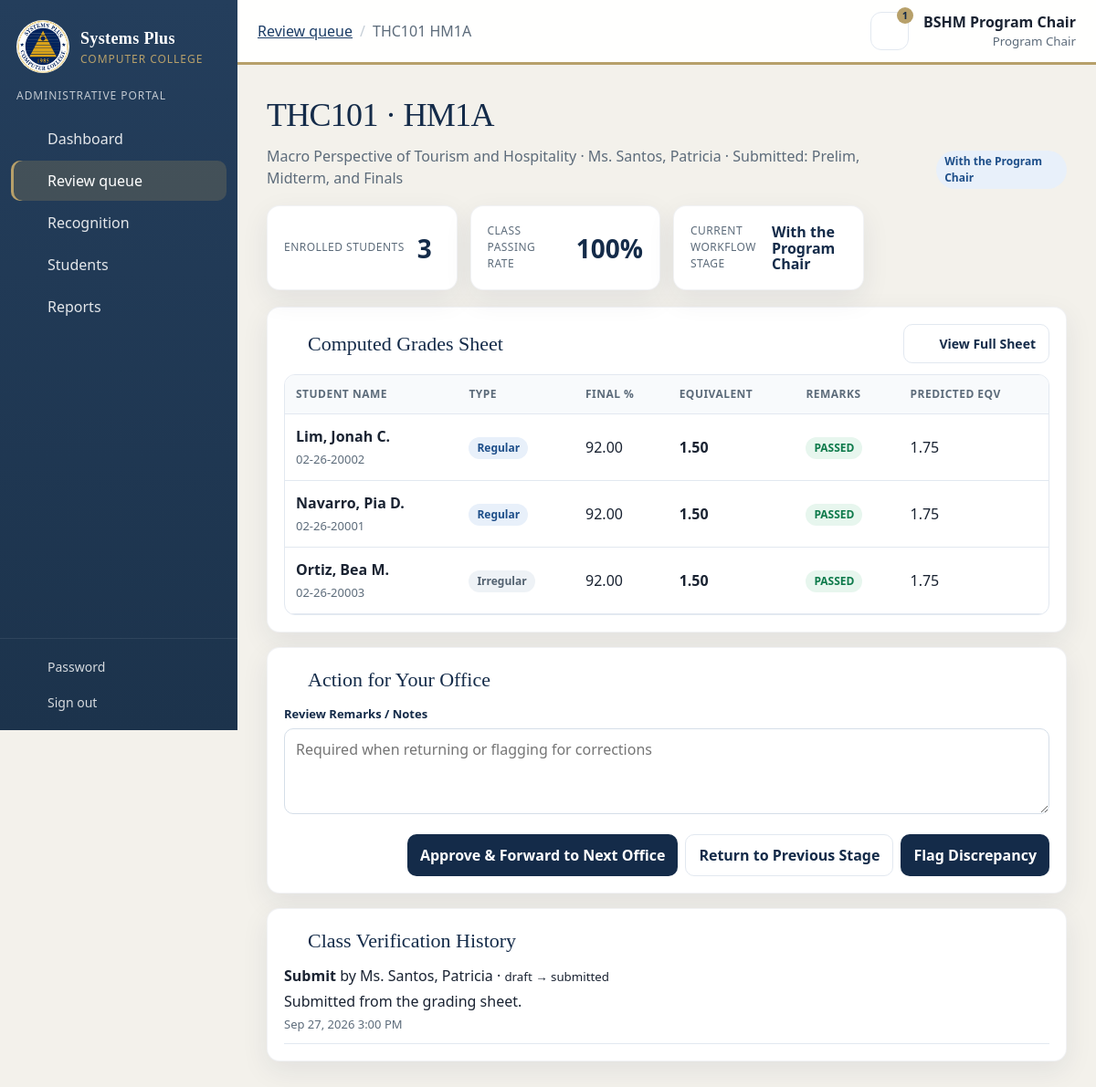
Screenshot of /admin/review.php?id=3 (signed in) with the database file from the repository.
### tables this page shows
CREATE TABLE users (
    id INT UNSIGNED NOT NULL AUTO_INCREMENT,
    username VARCHAR(60) NOT NULL,
    password_hash VARCHAR(255) NOT NULL,
    full_name VARCHAR(150) NOT NULL,
    title VARCHAR(20) NOT NULL DEFAULT '',
    email VARCHAR(150) DEFAULT NULL,
    is_active TINYINT(1) NOT NULL DEFAULT 1,
    must_change_password TINYINT(1) NOT NULL DEFAULT 1,
    last_login_at DATETIME DEFAULT NULL,
    created_at TIMESTAMP NOT NULL DEFAULT CURRENT_TIMESTAMP,
    PRIMARY KEY (id),
    UNIQUE KEY uniq_users_username (username)
);

CREATE TABLE professor_assignments (
    id INT UNSIGNED NOT NULL AUTO_INCREMENT,
    professor_id INT UNSIGNED NOT NULL,
    subject_id INT UNSIGNED NOT NULL,
    section_id INT UNSIGNED NOT NULL,
    semester_id INT UNSIGNED NOT NULL,
    created_at TIMESTAMP NOT NULL DEFAULT CURRENT_TIMESTAMP,
    PRIMARY KEY (id),
    UNIQUE KEY uniq_assignment (subject_id, section_id, semester_id),
    CONSTRAINT fk_assign_professor FOREIGN KEY (professor_id) REFERENCES professors (id),
    CONSTRAINT fk_assign_subject FOREIGN KEY (subject_id) REFERENCES subjects (id),
    CONSTRAINT fk_assign_section FOREIGN KEY (section_id) REFERENCES sections (id),
    CONSTRAINT fk_assign_semester FOREIGN KEY (semester_id) REFERENCES semesters (id)
);

CREATE TABLE subjects (
    id INT UNSIGNED NOT NULL AUTO_INCREMENT,
    program_id INT UNSIGNED NOT NULL,
    code VARCHAR(20) NOT NULL,
    name VARCHAR(150) NOT NULL,
    year_level VARCHAR(20) NOT NULL,
    PRIMARY KEY (id),
    UNIQUE KEY uniq_subject (program_id, code),
    CONSTRAINT fk_subjects_program FOREIGN KEY (program_id) REFERENCES programs (id)
);

CREATE TABLE sections (
    id INT UNSIGNED NOT NULL AUTO_INCREMENT,
    program_id INT UNSIGNED NOT NULL,
    academic_year_id INT UNSIGNED NOT NULL,
    semester_id INT UNSIGNED NOT NULL,
    year_level VARCHAR(20) NOT NULL,
    name VARCHAR(20) NOT NULL,
    PRIMARY KEY (id),
    UNIQUE KEY uniq_section (program_id, semester_id, year_level, name),
    CONSTRAINT fk_sections_program FOREIGN KEY (program_id) REFERENCES programs (id),
    CONSTRAINT fk_sections_year FOREIGN KEY (academic_year_id) REFERENCES academic_years (id),
    CONSTRAINT fk_sections_semester FOREIGN KEY (semester_id) REFERENCES semesters (id)
);

CREATE TABLE grade_submissions (
    id INT UNSIGNED NOT NULL AUTO_INCREMENT,
    assignment_id INT UNSIGNED NOT NULL,
    status ENUM('draft','submitted','returned','chair_verified','oic_approved','osa_endorsed','registrar_finalized') NOT NULL DEFAULT 'draft',
    submitted_periods VARCHAR(64) NOT NULL DEFAULT '',
    submitted_at DATETIME DEFAULT NULL,
    locked TINYINT(1) NOT NULL DEFAULT 0,
    version INT NOT NULL DEFAULT 1,
    return_note TEXT DEFAULT NULL,
    flag_note TEXT DEFAULT NULL,
    updated_at TIMESTAMP NOT NULL DEFAULT CURRENT_TIMESTAMP ON UPDATE CURRENT_TIMESTAMP,
    PRIMARY KEY (id),
    UNIQUE KEY uniq_submission_assignment (assignment_id),
    CONSTRAINT fk_submission_assignment FOREIGN KEY (assignment_id) REFERENCES professor_assignments (id)
);

CREATE TABLE enrollments (
    id INT UNSIGNED NOT NULL AUTO_INCREMENT,
    assignment_id INT UNSIGNED NOT NULL,
    student_id INT UNSIGNED NOT NULL,
    PRIMARY KEY (id),
    UNIQUE KEY uniq_enrollment (assignment_id, student_id),
    CONSTRAINT fk_enroll_assignment FOREIGN KEY (assignment_id) REFERENCES professor_assignments (id),
    CONSTRAINT fk_enroll_student FOREIGN KEY (student_id) REFERENCES students (id)
);

CREATE TABLE students (
    id INT UNSIGNED NOT NULL AUTO_INCREMENT,
    student_number VARCHAR(20) NOT NULL,
    full_name VARCHAR(150) NOT NULL,
    student_type ENUM('Regular','Irregular') NOT NULL DEFAULT 'Regular',
    program_id INT UNSIGNED NOT NULL,
    year_level VARCHAR(20) NOT NULL,
    section_id INT UNSIGNED DEFAULT NULL,
    adviser_id INT UNSIGNED DEFAULT NULL,
    is_demo TINYINT(1) NOT NULL DEFAULT 0,
    created_at TIMESTAMP NOT NULL DEFAULT CURRENT_TIMESTAMP,
    PRIMARY KEY (id),
    UNIQUE KEY uniq_student_number (student_number),
    KEY idx_students_program (program_id),
    KEY idx_students_adviser (adviser_id),
    CONSTRAINT fk_students_program FOREIGN KEY (program_id) REFERENCES programs (id),
    CONSTRAINT fk_students_section FOREIGN KEY (section_id) REFERENCES sections (id),
    CONSTRAINT fk_students_adviser FOREIGN KEY (adviser_id) REFERENCES professors (id)
);

CREATE TABLE submission_reviews (
    id INT UNSIGNED NOT NULL AUTO_INCREMENT,
    submission_id INT UNSIGNED NOT NULL,
    reviewer_id INT UNSIGNED NOT NULL,
    action VARCHAR(20) NOT NULL,
    from_status VARCHAR(40) NOT NULL,
    to_status VARCHAR(40) NOT NULL,
    remarks TEXT,
    created_at TIMESTAMP NOT NULL DEFAULT CURRENT_TIMESTAMP,
    PRIMARY KEY (id),
    KEY idx_reviews_submission (submission_id),
    CONSTRAINT fk_reviews_submission FOREIGN KEY (submission_id) REFERENCES grade_submissions (id),
    CONSTRAINT fk_reviews_user FOREIGN KEY (reviewer_id) REFERENCES users (id)
);

### admin/review.php (the view, shortened to what the rows shown need)
<?php
require_once __DIR__ . '/../includes/bootstrap.php';
require_once __DIR__ . '/../includes/auth.php';
require_once __DIR__ . '/../includes/gradebook.php';
require_once __DIR__ . '/../includes/workflow.php';
require_once __DIR__ . '/../includes/layout.php';
$user = require_portal('admin');
$id = (int) ($_GET['id'] ?? $_POST['id'] ?? 0);
$submission = db()->prepare('SELECT * FROM grade_submissions WHERE id = ?');
$submission->execute([$id]);
$submission = $submission->fetch();
$assignment = fetch_assignment((int) $submission['assignment_id']);
$isOicOrOsa = in_array('college_oic', $user['roles'], true) || in_array('osa', $user['roles'], true);
$book = build_gradebook((int) $assignment['id']);
$history = db()->prepare(
    'SELECT r.*, u.full_name, u.title FROM submission_reviews r LEFT JOIN users u ON u.id = r.reviewer_id WHERE r.submission_id = ? ORDER BY r.id ASC'
);
$history->execute([$id]);
$history = $history->fetchAll();
$canAct = $isOicOrOsa ? false : user_can_review($user, $assignment, $submission['status']);
layout_start('Review ' . $assignment['subject_code'], 'queue', [
    ['label' => 'Review queue', 'href' => 'admin/queue.php'],
    ['label' => $assignment['subject_code'] . ' ' . $assignment['section_name']],
]);
?>
<div class="page-head">
    <div>
        <h1><?= h($assignment['subject_code']) ?> · <?= h($assignment['section_name']) ?></h1>
        <p class="lede"><?= h($assignment['subject_name']) ?> · <?= h(trim(($assignment['professor_title'] ?? '') . ' ' . $assignment['professor_name'])) ?><?php $sentPeriods = submitted_period_keys($assignment); if ($sentPeriods !== []): ?> · Submitted: <?= h(period_list_label($sentPeriods)) ?><?php endif; ?></p>
    </div>
        <?= badge(submission_label($submission['status']), $submission['status']) ?>
</div>
<section class="kpis">
    <article class="kpi">
        <span>Current Workflow Stage</span>
        <strong style="font-size:16px;"><?= h(submission_label($submission['status'])) ?></strong>
    </article>
</section>
<section class="card">
    <div class="card-head">
        <h2><?= icon('sheet') ?> Computed Grades Sheet</h2>
    </div>
    <div class="table-wrap">
        <table>
            <thead>
                <tr>
                    <th>Student Name</th>
                    <th>Type</th>
                    <th>Final %</th>
                    <th>Equivalent</th>
                    <th>Remarks</th>
                    <th>Predicted Eqv</th>
                </tr>
            </thead>
            <tbody>
            <?php foreach ($book['students'] as $student): ?>
                <tr>
                    <td>
                        <strong><?= h($student['full_name']) ?></strong>
                        <br><span class="mono hint"><?= h($student['student_number']) ?></span>
                    </td>
                    <td><?= badge((string) $student['student_type'], (string) $student['student_type']) ?></td>
                    <td><?= fmt_pct($student['final_percent']) ?></td>
                    <td><strong><?= fmt_eqv($student['final_equivalent']) ?></strong></td>
                    <td><?= badge((string) $student['remarks'], (string) $student['remarks']) ?></td>
                    <td><?= fmt_eqv($student['predicted_equivalent']) ?></td>
                </tr>
            <?php endforeach; ?>
            </tbody>
        </table>
    </div>
</section>
<?php if ($canAct): ?>
<section class="card">
    <h2><?= icon('queue') ?> Action for Your Office</h2>
</section>
<?php endif; ?>
<section class="card">
    <h2><?= icon('audit') ?> Class Verification History</h2>
    <?php if ($history === []): ?>
        <p class="empty">No review notes recorded yet.</p>
    <?php else: ?>
        <ul class="timeline">
            <?php foreach ($history as $item): ?>
                <li>
                    <strong><?= h(ucfirst((string) $item['action'])) ?></strong> by
                    <?= h(!empty($item['full_name']) ? trim((string)($item['title'] ?? '') . ' ' . (string)$item['full_name']) : 'System') ?>
                    · <small><?= h((string) $item['from_status']) ?> → <?= h((string) $item['to_status']) ?></small>
                    <?php if (!empty($item['remarks'])): ?>
                        <div style="margin-top:4px;"><?= h((string) $item['remarks']) ?></div>
                    <?php endif; ?>
                    <small class="hint"><?= fmt_when($item['created_at']) ?></small>
                </li>
            <?php endforeach; ?>
        </ul>
    <?php endif; ?>
</section>
<?php layout_end(); ?>

### includes/layout.php (shortened to what the rows shown need)
<?php
function icon(string $name): string
{
    $body = $paths[$name] ?? $paths['record'];
    return '<svg class="ico" viewBox="0 0 24 24" fill="none" stroke="currentColor" stroke-width="1.75" stroke-linecap="round" stroke-linejoin="round" aria-hidden="true">' . $body . '</svg>';
}
function nav_items(array $user): array
{
    $items = [
        ['id' => 'dash', 'href' => 'admin/dashboard.php', 'icon' => 'dashboard', 'label' => 'Dashboard'],
    ];
    if (can($user, 'queue')) {
        $items[] = ['id' => 'queue', 'href' => 'admin/queue.php', 'icon' => 'queue', 'label' => 'Review queue'];
    }
    if (can($user, 'recognition')) {
        $items[] = ['id' => 'recognition', 'href' => 'admin/recognition.php', 'icon' => 'final', 'label' => 'Recognition'];
    }
    if (can($user, 'students_read')) {
        $items[] = ['id' => 'students', 'href' => 'admin/students.php', 'icon' => 'students', 'label' => 'Students'];
    }
    if (can($user, 'reports')) {
        $items[] = ['id' => 'reports', 'href' => 'admin/reports.php', 'icon' => 'reports', 'label' => 'Reports'];
    }
    return $items;
}
function layout_start(string $title, string $active, array $crumbs = [], string $bodyClass = '', array $side = []): void
{
    $user = current_user();
    ?>
<!DOCTYPE html>
<html lang="en">
<head>
    <link rel="stylesheet" href="<?= h(asset_url('assets/css/app.css')) ?>">
</head>
<body class="<?= h($bodyClass) ?>">
<div class="shell">
            <?php foreach (nav_items($user) as $item): ?>
                <a class="<?= $item['id'] === $active ? 'is-active' : '' ?>" href="<?= h(url($item['href'])) ?>"><?= icon($item['icon']) ?><span><?= h($item['label']) ?></span></a>
            <?php endforeach; ?>
    <div class="workspace">
        <header class="topbar">
            <div class="top-actions">
                <div class="who">
                    <strong><?= h(display_name($user)) ?></strong>
                    <small><?= h($user['role_label']) ?></small>
                </div>
            </div>
        </header>
        <main id="content" class="content">
    <?php
}
function layout_end(string $extraJs = ''): void
{
    ?>
        </main>
    </div>
</div>
<?php
    $viewer = function_exists('current_user') ? current_user() : null;
    if ($viewer && ($viewer['portal'] ?? '') === 'professor') {
        require_once __DIR__ . '/gradebook.php';
        $offlinePages = offline_gradebook_urls((int) $viewer['id']);
    } elseif ($viewer && ($viewer['portal'] ?? '') === 'admin') {
        require_once __DIR__ . '/gradebook.php';
    } else {
        $offlinePages = [];
    }
    ?>
</body>
</html>
    <?php
}

### includes/bootstrap.php (shortened to what the rows shown need)
<?php
require_once __DIR__ . '/../config/database.php';
require_once __DIR__ . '/grades.php';
function h(?string $value): string
{
    return htmlspecialchars($value ?? '', ENT_QUOTES, 'UTF-8');
}
function url(string $path = '', array $query = []): string
{
    $fragment = '';
    $hash = strpos($path, '#');
    $qpos = strpos($path, '?');
    $base = rtrim(APP_BASE_PATH, '/');
    $path = ltrim($path, '/');
    $full = $path === '' ? $base : ($base === '' ? '/' . $path : $base . '/' . $path);
    if ($full === '') {
        $full = '/';
    }
    $parts = explode('/', $full);
    $encoded = implode('/', array_map(static fn (string $part): string => rawurlencode($part), $parts));
    if ($query !== []) {
        $encoded .= '?' . http_build_query($query);
    }
    return $encoded;
}
    ?>
    <?php
function asset_url(string $path): string
{
    $relative = ltrim($path, '/');
    $file = dirname(__DIR__) . DIRECTORY_SEPARATOR . str_replace('/', DIRECTORY_SEPARATOR, $relative);
    $query = is_file($file) ? ['v' => (string) filemtime($file)] : [];
    return url($relative, $query);
}
function fmt_when(?string $value): string
{
    $time = strtotime($value);
    return $time === false ? h($value) : date('M j, Y g:i A', $time);
}
function submission_label(string $status): string
{
    return [
        'draft' => 'Draft',
        'submitted' => 'With the Program Chair',
        'returned' => 'Returned for correction',
        'chair_verified' => 'Verified by the Program Chair',
        'oic_approved' => 'Approved by the College OIC',
        'osa_endorsed' => 'Endorsed by OSA',
        'registrar_finalized' => 'Finalized by the Registrar',
    ][$status] ?? $status;
}
function badge(string $label, ?string $key = null): string
{
    $key = $key ?? $label;
    $class = [
        'draft' => 'muted',
        'submitted' => 'info',
        'returned' => 'warn',
        'chair_verified' => 'info',
        'oic_approved' => 'info',
        'osa_endorsed' => 'info',
        'registrar_finalized' => 'ok',
        'Possible PL' => 'ok',
        'Possible DL' => 'ok',
        'Not Eligible' => 'warn',
        'Pending' => 'muted',
        'Final Approved' => 'gold',
        'chair_review' => 'info',
        'chair_endorsed' => 'info',
        'chair_returned' => 'warn',
        'chair_rejected' => 'bad',
        'oic_returned' => 'warn',
        'oic_rejected' => 'bad',
        'osa_approved' => 'ok',
        'osa_rejected' => 'bad',
        'osa_deferred' => 'warn',
        'registrar_returned' => 'warn',
        'registrar_verified' => 'gold',
        'Returned' => 'warn',
        'PASSED' => 'ok',
        'FAILED' => 'bad',
        'INC' => 'warn',
        'Regular' => 'info',
        'Irregular' => 'muted',
        'assigned' => 'ok',
        'revoked' => 'bad',
    ][$key] ?? 'muted';
    return '<span class="badge badge-' . $class . '">' . h($label) . '</span>';
}

### rows the page displays
users: full_name "BSHM Program Chair"
professor_assignments: subject.code "THC101", section.name "HM1A", subject.name "Macro Perspective of Tourism and Hospitality", users.title+full_name "Ms. Santos, Patricia", grade_submissions.submitted_periods "Prelim, Midterm, and Finals"
grade_submissions: status "With the Program Chair"
enrollments: student.full_name "Lim, Jonah C.", student.student_number "02-26-20002", student.student_type "Regular PASSED", final_percent "92.00", final_equivalent "1.50", predicted_equivalent "1.75"
enrollments: student.full_name "Navarro, Pia D.", student.student_number "02-26-20001", student.student_type "Regular PASSED", final_percent "92.00", final_equivalent "1.50", predicted_equivalent "1.75"
enrollments: student.full_name "Ortiz, Bea M.", student.student_number "02-26-20003", student.student_type "Irregular PASSED", final_percent "92.00", final_equivalent "1.50", predicted_equivalent "1.75"
submission_reviews: action "Submit", reviewer.title "Ms. Santos, Patricia", from_status "draft", to_status "submitted", remarks "Submitted from the grading sheet.", created_at "Sep 27, 2026 3:00 PM"

### other values shown
$item['label'] "Dashboard"
$item['label'] "Review queue"
$item['label'] "Recognition"
$item['label'] "Students"
$item['label'] "Reports"
$crumb['label'] "Review queue"
$crumb['label'] "THC101 HM1A"
$unread "1"
$user['role_label'] "Program Chair"
$label "With the Program Chair"
$totalStudents "3"
$passRate "100"
